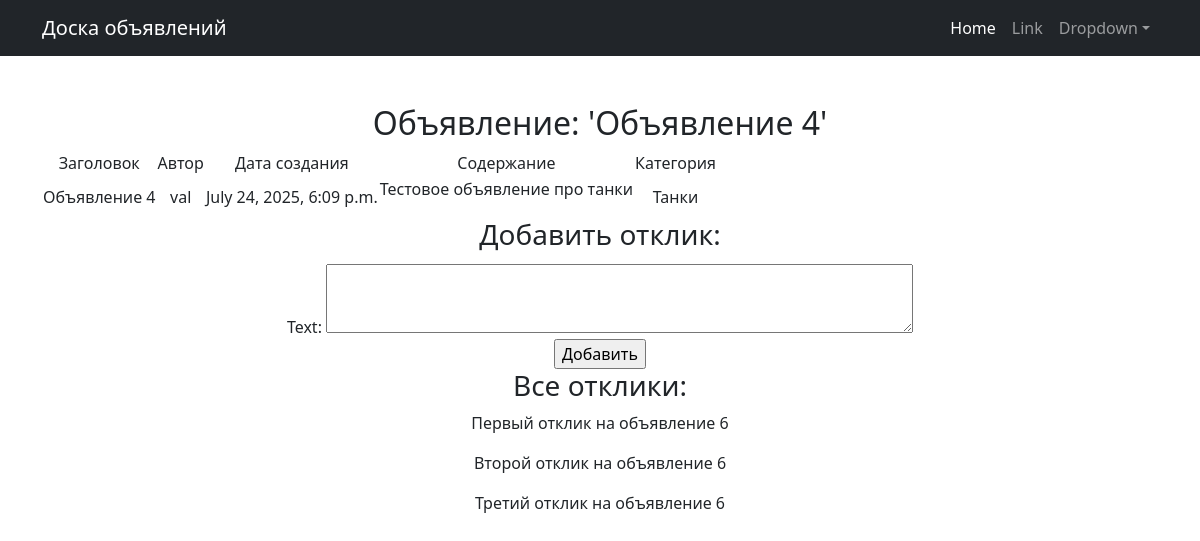
The page /board/6/ on the database its author committed.
### board/models.py (models this page shows, shortened)
class Article(models.Model):
    TIPE = (
        ('tank', 'Танки'),
        ('heals', 'Хилы'),
        ('dd', 'ДД'),
        ('buyers', 'Торговцы'),
        ('gildemaster', 'Гилдмастеры'),
        ('quest', 'Квестгиверы'),
        ('smith', 'Кузнецы'),
        ('tanner', 'Кожевники'),
        ('potion', 'Зельевары'),
        ('spellmaster', 'Мастера заклинаний'),
    )
    author = models.ForeignKey(User, on_delete=models.CASCADE)
    date_creation = models.DateTimeField(auto_now_add=True)
    title = models.CharField(max_length=64)
    category = models.CharField(max_length=16, choices=TIPE, default='tank')
    text = RichTextUploadingField()

class User(AbstractUser):
    code = models.CharField(max_length=128, null=True, blank=True)

class UserResponse(models.Model):
    author = models.ForeignKey(User, on_delete=models.CASCADE)
    text = models.TextField()
    article = models.ForeignKey(Article, on_delete=models.CASCADE, related_name='responses')
    status = models.BooleanField(default=False)

### board/views.py (the view, shortened to what this page needs)
# urls.py: path('<int:pk>/', ArticleDetail.as_view(), name='article_detail'),
class ArticleDetail(DetailView):
    model = Article
    context_object_name = 'article'
    template_name = 'article_detail.html'
    def get_context_data(self, **kwargs):
        context = super().get_context_data(**kwargs)
        context['form'] = UserResponseForm()
        return context

### board/forms.py
class UserResponseForm(ModelForm):
    class Meta:
        model = UserResponse
        fields = ('text',)
        widgets = {'text': Textarea(attrs={'class': 'form-text', 'cols': 70, 'rows': 3})}

### templates/article_detail.html (shortened to what this page needs)
{% extends 'flatpages/default.html' %}
 {% block content %}
    <h2>Объявление: '{{ article.title }}'</h2>
<table>
<tr>
    <td>Заголовок</td>
    <td>Автор</td>
    <td>Дата создания</td>
    <td>Содержание</td>
    <td>Категория</td>
</tr>
<tr>
    <td>{{ article.title }}</td>
    <td>{{ article.author }}</td>
    <td>{{ article.date_creation }}</td>
    <td>{{ article.text|safe }}</td>
    <td>{{ article.get_category_display }}</td>
</tr>
</table>
<h3>Добавить отклик:</h3>
<form action="" method="post">
    {{ form }}
    <input type="submit" value="Добавить">
</form>
{% if article.responses.all %}
<h3>Все отклики:</h3>
{% for user_response in article.responses.all %}
{% if user_response.status %}
<p>{{ user_response.text }}</p>
{% else %}
<p>Содержание отклика будет доступно после его принятия автором объявления!</p>
{% endif %}
{% endfor %}
{% else %}
Пока откликов нет!
{% endif %}
{% endblock content %}

### rows shown on the page
Article: title "Объявление 4", author "val", date_creation "July 24, 2025, 6:09 p.m.", text "Тестовое объявление про танки", category "Танки"
UserResponse: text "Первый отклик на объявление 6"
UserResponse: text "Второй отклик на объявление 6"
UserResponse: text "Третий отклик на объявление 6"
